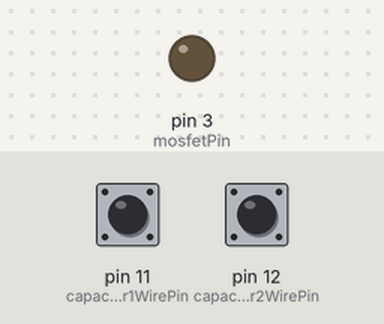
Recording of a sketch running on a simulated Arduino Uno, built with avr-gcc and run on an emulated ATmega328P. Parts: output pins drawn as LEDs (lit = HIGH). Inputs (shaded band) come from the test bench; at power-on: pin 11 (capacitiveSensor1WirePin) HIGH, pin 12 (capacitiveSensor2WirePin) HIGH.

Above: at 1.2 s.
1.3 s: pin 11 (capacitiveSensor1WirePin) driven LOW
At 2.1 s:
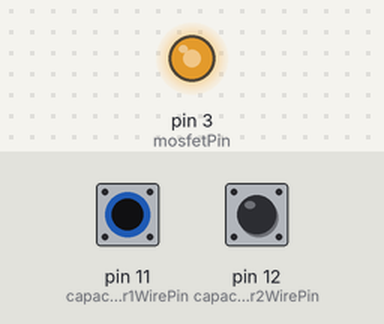
3.1 s: pin 11 (capacitiveSensor1WirePin) pulsed HIGH 5 times (0.12 s each, 0.3 s apart)
At 3.78 s:
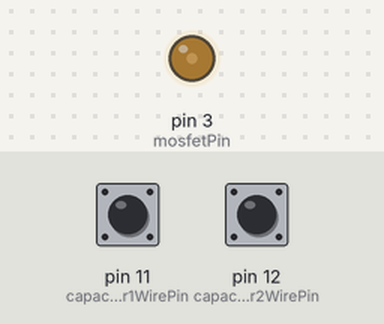
Timing chart, 0 to 6.4 s (numbered marks = the images above; inputs shaded):
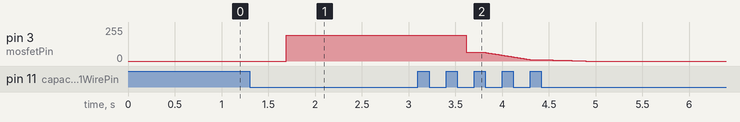

The sketch:

bedside_led_controller.ino
```cpp
#include <CapacitiveSensor.h>

const int mosfetPin = 3;
const int capacitiveSensor1ResistorPin = 8;
const int capacitiveSensor1WirePin = 11;
const int capacitiveSensor2ResistorPin = 9;
const int capacitiveSensor2WirePin = 12;

const int brightnesses[] = {0, 192, 64, 10}; // pwm duty cycles - 255 is max
const int brightnessesLength = 4;
const int transitionTime = 500;

const int capacityThreshold = 1000;

CapacitiveSensor capSensor1 = CapacitiveSensor(capacitiveSensor1ResistorPin, capacitiveSensor1WirePin);
CapacitiveSensor capSensor2 = CapacitiveSensor(capacitiveSensor2ResistorPin, capacitiveSensor2WirePin);


bool holding = false;

bool sensorTouched() {
  long sensorValue1 = capSensor1.capacitiveSensor(30);
  long sensorValue2 = capSensor2.capacitiveSensor(30);

  bool prevHoldingValue = holding;
  holding = sensorValue1 > capacityThreshold || sensorValue2 > capacityThreshold;

  return !prevHoldingValue && holding;
}


int currentBrightnessesIndex = 0;

void transitionToNextBrightness() {
  int currentBrightness = brightnesses[currentBrightnessesIndex];

  currentBrightnessesIndex++;
  if (currentBrightnessesIndex >= brightnessesLength) {
    currentBrightnessesIndex = 0;
  }

  int nextBrightness = brightnesses[currentBrightnessesIndex];

  int brightnessDifference = currentBrightness - nextBrightness;
  int brightnessincreasing = brightnessDifference < 0;
  int delayBetweenSteps = round(transitionTime/abs(brightnessDifference));
  if(brightnessincreasing) {
    for (byte i = currentBrightness; i < nextBrightness; i++) {
      analogWrite(mosfetPin, i + 1);
      delay(delayBetweenSteps);
    }
  } else {
    for (byte i = currentBrightness; i > nextBrightness; i--) {
      analogWrite(mosfetPin, i - 1);
      delay(delayBetweenSteps);
    }
  }
}


void setup() {}

void loop() {
  if (sensorTouched()) {
    transitionToNextBrightness();
  }

  delay(20);
}
```

Measured:
- after the input at 1.3 s, pin 3 (mosfetPin): 0/255 → 192/255 after 0.39 s
- after the input at 3.1 s, pin 3 (mosfetPin): moves from 192/255 to 0/255 over 1.3 s, starting after 0.51 s
